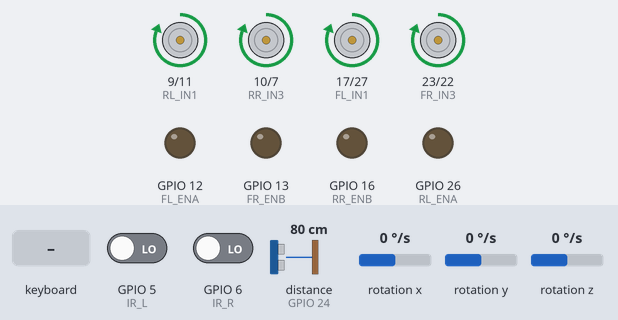
A program run on a simulated Raspberry Pi (BCM pin numbers). Parts: motor-driver pin pairs drawn as motors (green arrow = first pin HIGH = forward, orange = second pin HIGH = backward, longer = more drive), output pins drawn as LEDs (lit = HIGH). Dashed ring = blinking. Inputs (shaded band) come from the test bench; at power-on: GPIO 5 (IR_L) LOW, GPIO 6 (IR_R) LOW, distance to the obstacle (sensor on GPIO 24) 80 cm, rotation x 0 °/s, rotation y 0 °/s, rotation z 0 °/s. The echo pulse lasts 58.3 µs per cm; random numbers come from a fixed seed; the full-screen text the program places in the terminal is not drawn; threads take turns every 2 ms; the clock reads 2024-03-15 10:24:30 at power-on unless the program sets it; pins used as bus, display or sensor lines are not drawn.

Above: at 2.4 s.
2.5 s: key "s" typed on the keyboard
At 3.3 s:
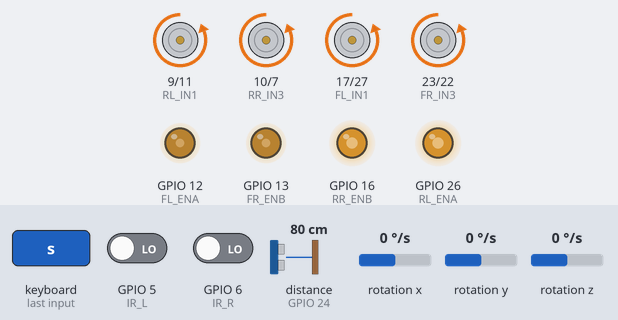
5.5 s: GPIO 5 (IR_L) driven HIGH
At 7.1 s:
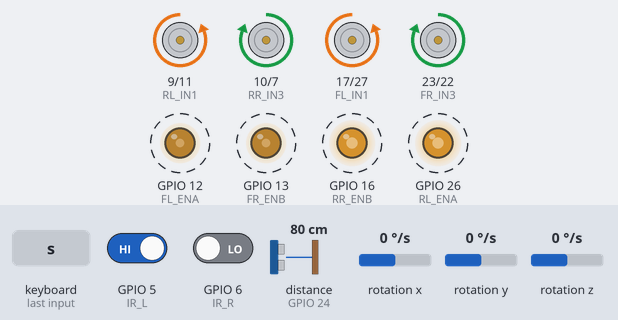
8.5 s: GPIO 6 (IR_R) driven HIGH
10.5 s: distance to the obstacle (sensor on GPIO 24) set to 120 cm
At 14.2 s:
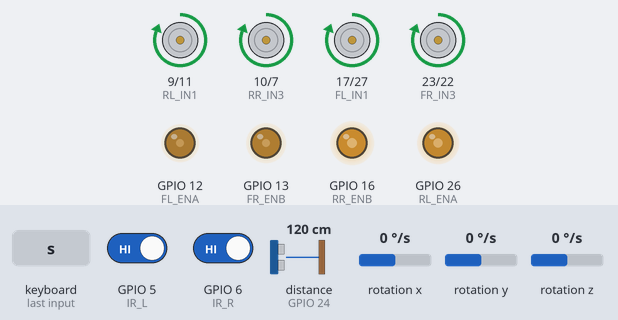
Timing chart, 0 to 14.5 s (numbered marks = the images above; inputs shaded):
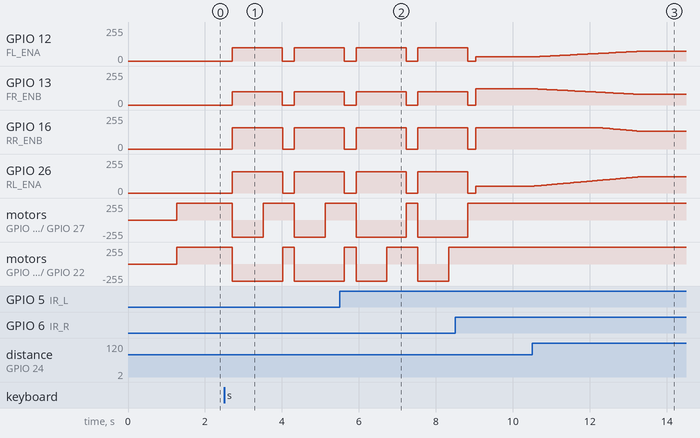

The program:

slalom.py
```python
import RPi.GPIO as GPIO
import time
import curses
import threading
import random
from mpu6050 import mpu6050

# =================================================================
# ⚙️ HARDWARE & TUNING
# =================================================================
try:
    sensor = mpu6050(0x68)
    gyro_available = True
except:
    gyro_available = False

# Motor Pins
FL_IN1 = 17; FL_IN2 = 27; FL_ENA = 12
FR_IN3 = 23; FR_IN4 = 22; FR_ENB = 13
RL_IN1 = 9;  RL_IN2 = 11; RL_ENA = 26
RR_IN3 = 10; RR_IN4 = 7;  RR_ENB = 16

# Sensors
TRIG_F = 25; ECHO_F = 24
IR_L = 5; IR_R = 6

# --- TUNING (ULTRA AGGRESSIVE) ---
BASE_SPEED = 50
ESCAPE_SPEED = 65     # Slightly faster reverse
GYRO_KP = 1.5         # INCREASED to 1.5 (Very snappy)

# Voltage-based PWM hard limit: 6 V motors on 3×3.7 V = 11.1 V supply
# Cap duty cycle so effective voltage never exceeds 7 V.
MAX_PWM_DUTY = 63     # round(7.0 / 11.1 * 100)
CRITICAL_DIST = 20
WARN_DIST = 100

# Trims
TRIM_FL = 0.6; TRIM_FR = 0.6
TRIM_RL = 1.0; TRIM_RR = 1.0

# =================================================================
# 🔧 SETUP
# =================================================================
GPIO.setmode(GPIO.BCM); GPIO.setwarnings(False)

motor_pins = [FL_IN1, FL_IN2, FL_ENA, FR_IN3, FR_IN4, FR_ENB,
              RL_IN1, RL_IN2, RL_ENA, RR_IN3, RR_IN4, RR_ENB]
GPIO.setup(motor_pins, GPIO.OUT)
GPIO.setup(TRIG_F, GPIO.OUT); GPIO.setup(ECHO_F, GPIO.IN)
GPIO.setup([IR_L, IR_R], GPIO.IN)

pwm_fl = GPIO.PWM(FL_ENA, 1000); pwm_fl.start(0)
pwm_fr = GPIO.PWM(FR_ENB, 1000); pwm_fr.start(0)
pwm_rl = GPIO.PWM(RL_ENA, 1000); pwm_rl.start(0)
pwm_rr = GPIO.PWM(RR_ENB, 1000); pwm_rr.start(0)

# Global State
current_yaw = 0.0
target_yaw = 0.0
gyro_drift = 0.0
last_time = time.time()
running = False
status_msg = "Booting..."
dodge_direction = 0
last_dodge_time = 0

# =================================================================
# 🧠 CORE FUNCTIONS
# =================================================================

def calibrate_gyro():
    global gyro_drift, status_msg
    if not gyro_available: return
    status_msg = "Calibrating..."
    total_z = 0
    for _ in range(100):
        total_z += sensor.get_gyro_data()['z']
        time.sleep(0.01)
    gyro_drift = total_z / 100
    status_msg = "Ready."

calibrate_gyro()

def get_yaw():
    global current_yaw, last_time
    if not gyro_available: return 0
    gyro_z = sensor.get_gyro_data()['z'] - gyro_drift
    now = time.time()
    dt = now - last_time
    last_time = now
    current_yaw += gyro_z * dt
    return current_yaw

def set_motors(left_speed, right_speed, direction):
    ls = min(MAX_PWM_DUTY, max(0, min(100, abs(left_speed))) * TRIM_FL)
    rs = min(MAX_PWM_DUTY, max(0, min(100, abs(right_speed))) * TRIM_FR)
    rl_s = min(MAX_PWM_DUTY, max(0, min(100, abs(left_speed))) * TRIM_RL)
    rr_s = min(MAX_PWM_DUTY, max(0, min(100, abs(right_speed))) * TRIM_RR)

    pwm_fl.ChangeDutyCycle(ls); pwm_fr.ChangeDutyCycle(rs)
    pwm_rl.ChangeDutyCycle(rl_s); pwm_rr.ChangeDutyCycle(rr_s)

    if direction == 1: # FWD
        GPIO.output([FL_IN1, RL_IN1, FR_IN3, RR_IN3], 1)
        GPIO.output([FL_IN2, RL_IN2, FR_IN4, RR_IN4], 0)
    elif direction == -1: # REV
        GPIO.output([FL_IN1, RL_IN1, FR_IN3, RR_IN3], 0)
        GPIO.output([FL_IN2, RL_IN2, FR_IN4, RR_IN4], 1)
    elif direction == 0: # SPIN RIGHT
        GPIO.output([FL_IN1, RL_IN1], 1); GPIO.output([FL_IN2, RL_IN2], 0)
        GPIO.output([FR_IN3, RR_IN3], 0); GPIO.output([FR_IN4, RR_IN4], 1)
    elif direction == 2: # SPIN LEFT
        GPIO.output([FL_IN1, RL_IN1], 0); GPIO.output([FL_IN2, RL_IN2], 1)
        GPIO.output([FR_IN3, RR_IN3], 1); GPIO.output([FR_IN4, RR_IN4], 0)

def get_sonar():
    GPIO.output(TRIG_F, True); time.sleep(0.00001); GPIO.output(TRIG_F, False)
    start = stop = time.time()
    while GPIO.input(ECHO_F) == 0:
        start = time.time()
        if start - stop > 0.02: return 300
    while GPIO.input(ECHO_F) == 1:
        stop = time.time()
        if stop - start > 0.02: return 300
    return (stop - start) * 17150

def auto_pilot_thread():
    global running, status_msg, target_yaw, current_yaw, dodge_direction, last_dodge_time

    while True:
        if not running:
            set_motors(0, 0, 1)
            target_yaw = get_yaw()
            time.sleep(0.1)
            continue

        dist = get_sonar()
        left_stuck = GPIO.input(IR_L) == 0
        right_stuck = GPIO.input(IR_R) == 0

        # ---------------------------------------------------------
        # 🚨 PRIORITY 1: STUCK / TOO CLOSE (ESCAPE LOGIC)
        # ---------------------------------------------------------
        if left_stuck or right_stuck or dist < CRITICAL_DIST:
            status_msg = "🚨 OBSTACLE! ESCAPING..."

            # Stop & Reverse
            set_motors(0, 0, 1); time.sleep(0.1)
            set_motors(ESCAPE_SPEED, ESCAPE_SPEED, -1)
            time.sleep(0.8)

            # Spin Decision
            if left_stuck: spin_mode = 0
            elif right_stuck: spin_mode = 2
            else: spin_mode = 0 if random.choice([True, False]) else 2

            set_motors(ESCAPE_SPEED, ESCAPE_SPEED, spin_mode)
            time.sleep(0.5)

            # Reset Headings
            set_motors(0, 0, 1); time.sleep(0.2)
            current_yaw = 0.0
            target_yaw = 0.0
            dodge_direction = 0
            continue

        # ---------------------------------------------------------
        # 🧠 PRIORITY 2: SLALOM MEMORY (ULTRA AGGRESSIVE)
        # ---------------------------------------------------------
        elif dist < WARN_DIST:

            if dodge_direction == 0:
                dodge_direction = 1 # Default Right

            # --- AGGRESSIVE CALCULATION ---
            # Base 15 degrees (was 12)
            # Multiplier 0.30 (was 0.25)
            # Result: Much sharper turns much earlier
            dynamic_increment = 15 + int((100 - dist) * 0.30)

            heading_error = abs(target_yaw - current_yaw)

            if heading_error < 10:
                if time.time() - last_dodge_time > 0.5:
                    status_msg = f"⚠️ OBS PERSIST! +{dynamic_increment}°"
                    target_yaw += (dynamic_increment * dodge_direction)
                    last_dodge_time = time.time()
            else:
                status_msg = f"⚠️ TURNING {dynamic_increment}°..."

        # ---------------------------------------------------------
        # 🟢 PRIORITY 3: CLEAR PATH
        # ---------------------------------------------------------
        else:
            status_msg = "🚀 CLEAR"
            if time.time() - last_dodge_time > 1.0:
                dodge_direction = 0

            # Return to center
            if target_yaw > 2: target_yaw -= 0.2
            elif target_yaw < -2: target_yaw += 0.2

        # ---------------------------------------------------------
        # 🏎️ EXECUTION (PID)
        # ---------------------------------------------------------
        heading = get_yaw()
        error = target_yaw - heading
        correction = error * GYRO_KP # Now 1.5

        l_speed = BASE_SPEED - correction
        r_speed = BASE_SPEED + correction

        set_motors(l_speed, r_speed, 1)
        time.sleep(0.02)

# Start Thread
t = threading.Thread(target=auto_pilot_thread)
t.daemon = True
t.start()

# =================================================================
# 🖥️ UI
# =================================================================
def main(stdscr):
    global running
    stdscr.nodelay(True); curses.curs_set(0)

    while True:
        stdscr.erase()
        stdscr.addstr(0, 0, "--- 🧠 ULTRA AGGRESSIVE ROVER ---", curses.A_BOLD)
        stdscr.addstr(2, 0, "[S] START  [SPACE] PAUSE  [Q] QUIT")

        stdscr.addstr(5, 0, f"STATUS:   {status_msg}")
        stdscr.addstr(6, 0, f"HEADING:  {current_yaw:.1f}°")
        stdscr.addstr(7, 0, f"TARGET:   {target_yaw:.1f}°")

        if running: stdscr.addstr(5, 40, "● RUNNING")
        else: stdscr.addstr(5, 40, "○ PAUSED")

        key = stdscr.getch()
        if key == ord('q'): break
        elif key == ord('s'): running = True
        elif key == ord(' '): running = False
        time.sleep(0.1)

    GPIO.cleanup()

curses.wrapper(main)
```

Measured:
- after the input at 2.5 s, GPIO 12 (FL_ENA), GPIO 13 (FR_ENB): 0/255 → 99/255 after 0.21 s, → 0/255 1.3 s later, → 99/255 0.31 s later
- after the input at 10.5 s, GPIO 12 (FL_ENA): moves from 31/255 to 72/255 over 2.7 s, starting after 0.05 s; GPIO 13 (FR_ENB): moves from 122/255 to 81/255 over 2.7 s, starting after 0.05 s; GPIO 16 (RR_ENB): moves from 161/255 to 134/255 over 1.0 s, starting after 1.7 s; GPIO 26 (RL_ENA): moves from 51/255 to 121/255 over 2.7 s, starting at once
